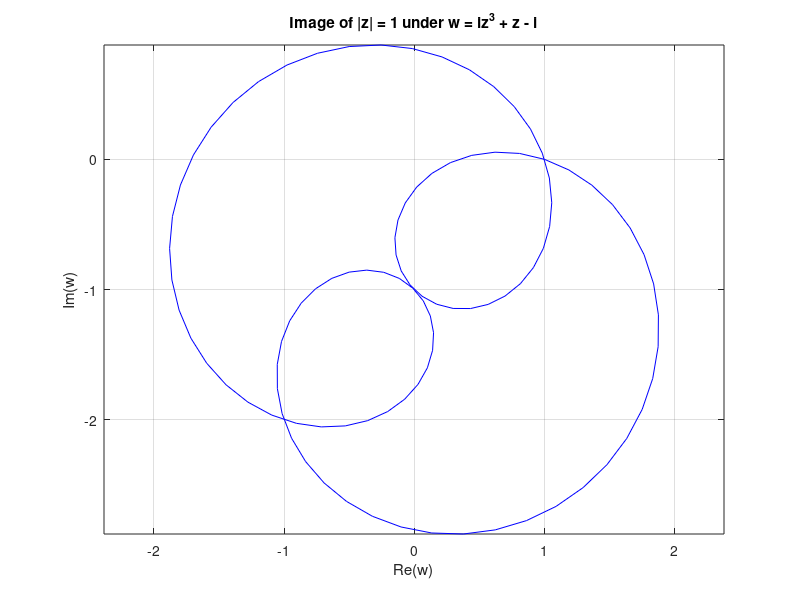
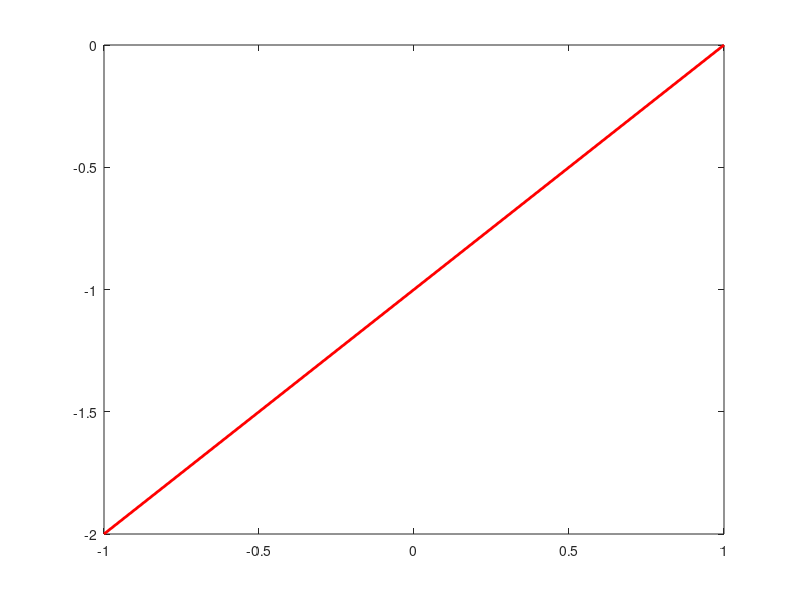

Recreate these plots in MATLAB, in order. (Note: this script raises an error after producing the figures.)
f = @(z) 1i*z.^3 + z - 1i;
theta = linspace(0, 2*pi, 100);
z_circle = exp(1i*theta);
w_circle = f(z_circle);
figure;
plot(real(w_circle), imag(w_circle), 'b');
axis equal;
title('Image of |z| = 1 under w = iz^3 + z - i');
xlabel('Re(w)');
ylabel('Im(w)');
grid on;
z1 = 1;
z2 = 1 + 1i;
w1 = f(z1);
w2 = f(z2);
figure;
plot([real(w1), real(w2)], [imag(w1), imag(w2)], 'r', 'LineWidth', 2);
hold on;
scatter(real(w1), imag(w1), 'ro', 'MarkerSize', 10);
scatter(real(w2), imag(w2), 'ro', 'MarkerSize', 10);
axis equal;
title('Image of the line segment from 1 to 1+i under w = iz^3 + z - i');
xlabel('Re(w)');
ylabel('Im(w)');
grid on;
